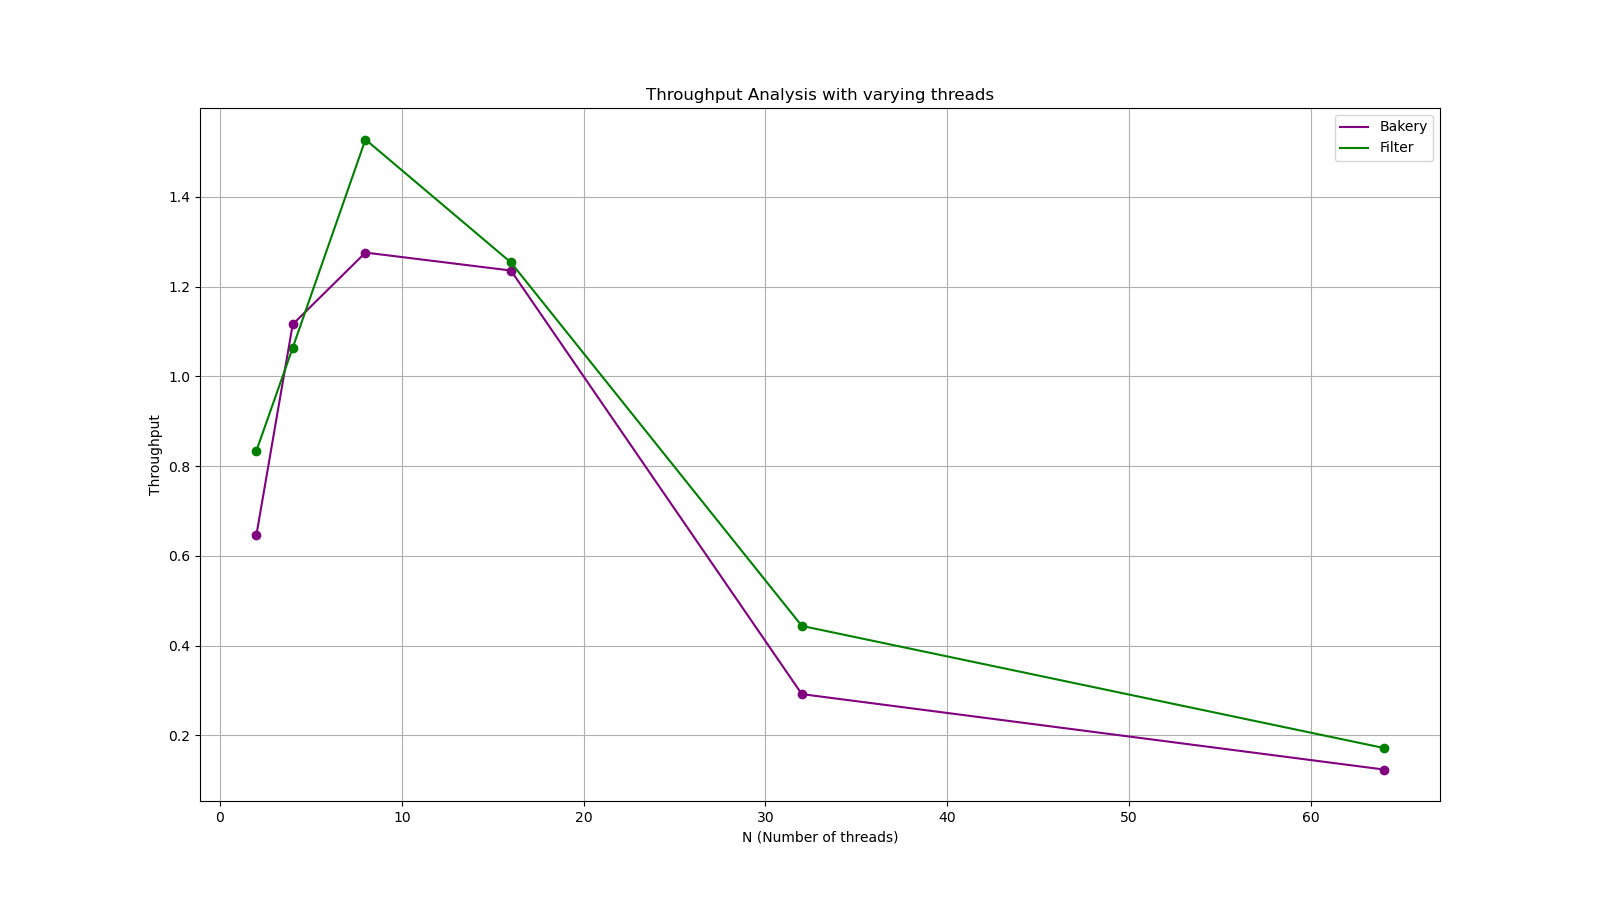

The Python source for this figure:
# Throughput Analysis with varying threads: 

import matplotlib.pyplot as plt
import os

def avg(a,b,c,d,e):
    return (a+b+c+d+e)/5


N = [2, 4, 8, 16, 32, 64]
B = [avg(0.50,0.77,0.64,0.51,0.81), avg(1.11,1.22,1.13,1.11,1.01), avg(1.20,1.34,1.22,1.42,1.20), avg(1.34,1.20,1.04,1.42,1.18), avg(0.30,0.31,0.27,0.28,0.30), avg(0.13, 0.12,0.13,0.12,0.12)]
F = [avg(0.97,0.53,0.68,1.20,0.79), avg(1.17,1.05,1.11,1.07,0.92), avg(1.71,1.52,1.54,1.58,1.29), avg(1.11,1.34,1.24,1.37,1.21), avg(0.45,0.46,0.48,0.40,0.43), avg(0.18,0.17,0.17,0.17,0.17)]

# make a big plot
plt.figure(figsize=(16, 9))

plt.plot(N, B, label='Bakery', color='purple')
plt.plot(N, F, label='Filter', color='green')

# show grid lines
plt.grid(True)

# show markers
plt.scatter(N, B, color='purple')
plt.scatter(N, F, color='green')

plt.xlabel('N (Number of threads)')
plt.ylabel('Throughput')
plt.title('Throughput Analysis with varying threads')
plt.legend()
script_name = os.path.splitext(os.path.basename(__file__))[0]
plt.savefig(f"{script_name}.png")
plt.show()
